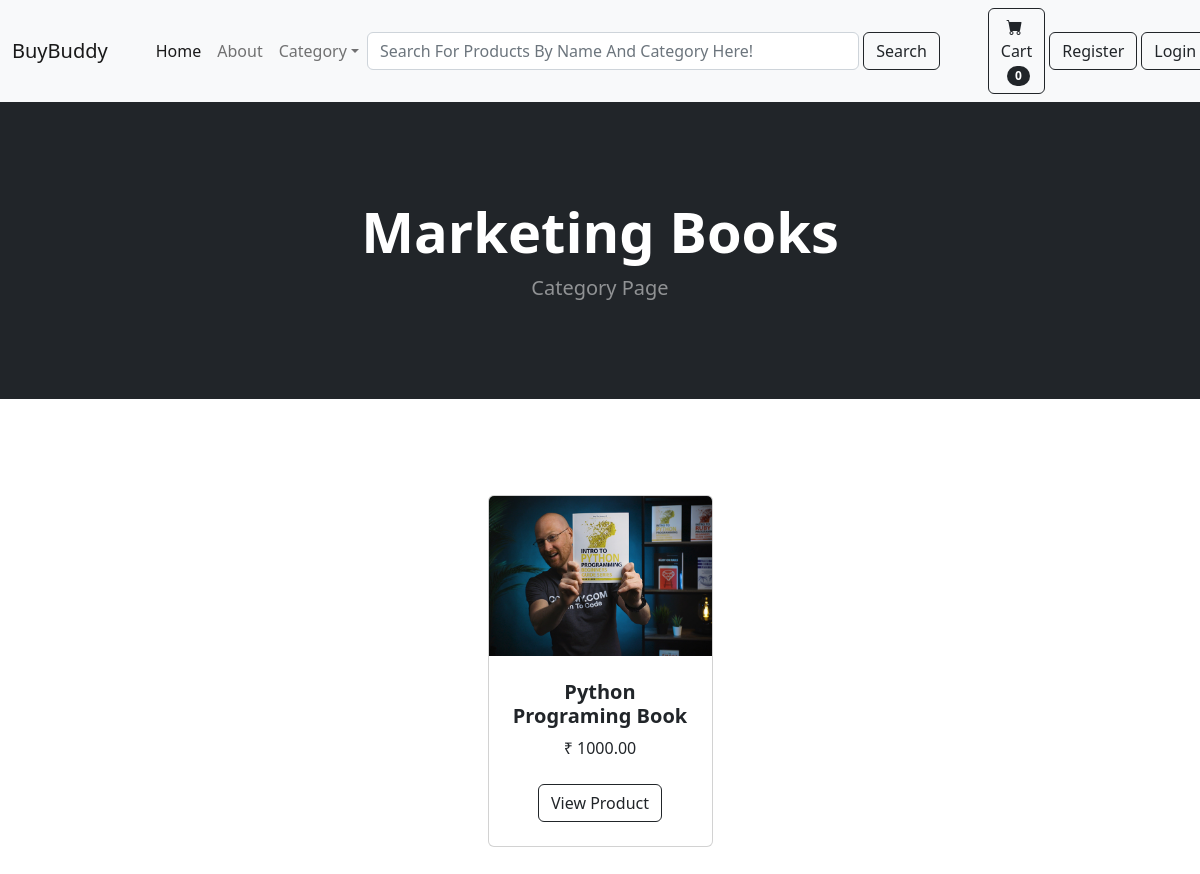
/category/Marketing Books, run on the app's committed database.
### shop/models.py (models this page shows, shortened)
class Category(models.Model):
    name = models.CharField(max_length=50)
    def __str__(self):
        return self.name
    class Meta:
        verbose_name_plural = "Categories"

class Product(models.Model):
    name = models.CharField(max_length=50)
    price = models.DecimalField(decimal_places=2, max_digits=10, default=0)
    category = models.ForeignKey(Category, on_delete=models.CASCADE, default=1)
    description = models.CharField(max_length=255, blank=True, null=True)
    image = models.ImageField(upload_to='uploads/product/')
    is_sale = models.BooleanField(default=False)
    sale_price = models.DecimalField(decimal_places=2, default=0, max_digits=10)

### shop/views.py (the view)
# urls.py: path('category/<str:foo>', views.category, name='category'),
def category(request, foo):
    foo = foo.replace('-', '')
    try:
        category = Category.objects.get(name=foo)
        products = Product.objects.filter(category=category)
        return render(request, 'category.html', {'products': products, 'category': category})
    except:
        messages.success(request, ('This Category Does Not Exist'))
        return redirect('home')

### cart/cart.py (called while the page is built)
    def __len__(self):
        return len(self.cart)

### cart/context_processors.py (called while the page is built)
def cart(request):
    return {'cart': Cart(request)}

### shop/templates/category.html (shortened to what this page needs)
{% extends 'base.html' %}
{% block content %}
<header class="bg-dark py-5">
    <div class="container px-4 px-lg-5 my-5">
        <div class="text-center text-white">
            <h1 class="display-4 fw-bolder">{{ category }}</h1>
            <p class="lead fw-normal text-white-50 mb-0">Category Page</p>
        </div>
    </div>
</header>
<section class="py-5">
    <div class="container px-4 px-lg-5 mt-5">
        <div class="row gx-4 gx-lg-5 row-cols-2 row-cols-md-3 row-cols-xl-4 justify-content-center">
            {% for product in products %}
                {% if product.is_sale %}
                <div class="col mb-5">
                    <div class="card h-100">
                        <div class="badge bg-dark text-white position-absolute" style="top: 0.5rem; right: 0.5rem;">Sale</div>
                        <img class="card-img-top" src="{{ product.image.url }}" alt="..." />
                        <div class="card-body p-4">
                            <div class="text-center">
                                <h5 class="fw-bolder">{{ product.name }}</h5>
                                <div class="d-flex justify-content-center small text-danger mb-2">
                                    <div class="bi-star-fill"></div>
                                    &nbsp;&nbsp;SALE!&nbsp;&nbsp;
                                    <div class="bi-star-fill"></div>
                                </div>
                                <strike>
                                    ₹ {{ product.price }}
                                </strike>&nbsp;
                                ₹{{ product.sale_price }}
                            </div>
                        </div>
                        <div class="card-footer p-4 pt-0 border-top-0 bg-transparent">
                            <div class="text-center"><a class="btn btn-outline-dark mt-auto" href="{% url 'product' product.id %}">View Product</a></div>
                        </div>
                    </div>
                </div>
                {% else %}
                <div class="col mb-5">
                    <div class="card h-100">
                        <img class="card-img-top" src="{{ product.image.url }}" alt="..." />
                        <div class="card-body p-4">
                            <div class="text-center">
                                <h5 class="fw-bolder">{{ product.name }}</h5>
                                ₹ {{ product.price }}
                            </div>
                        </div>
                        <div class="card-footer p-4 pt-0 border-top-0 bg-transparent">
                            <div class="text-center"><a class="btn btn-outline-dark mt-auto" href="{% url 'product' product.id %}">View Product</a></div>
                        </div>
                    </div>
                </div>
                {% endif %}
            {% endfor %}
        </div>
    </div>
</section>
{% endblock %}

### data on the page
Category: name "Marketing Books"
Product: image (picture), name "Python Programing Book", price "1000.00"

### other printed values
{{ cart|length }} "0"
